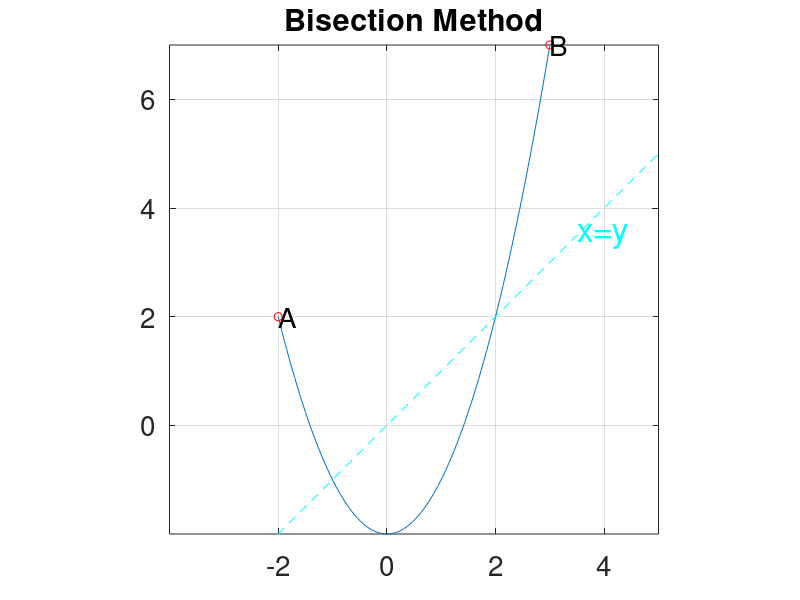

The MATLAB source for this figure: (Note: this script raises an error after producing the figure.)
  a = -2;
  b = 3;
  TOL = 1e-5; ##0.00001 default tolerance 5 decimal places
  N = 30;     ##N is max iterations
  points = 100;
  ##where a, b are endpoints,
  ##TOL is tolerance


  ##prepare formatting
  format;
  %output_precision(digit)

  #function handle
  f = @(x) (x.^2)-2;

  #x values range from a to b
  x = linspace(a,b,points);
  y = f(x);

  Fa = f(a);
  Fb = f(b);

  ## PLOTTING
  plot(x,y) ##TEST plot
  grid on;
  title('Bisection Method');
  set(gca,'FontSize',20);
  y_min = min(y);
  y_max = max(y);
  % Calculate the range for both x and y
  x_range = b - a;
  y_range = y_max - y_min;
  % Determine the maximum range for the aspect ratio
  max_range = max(x_range, y_range);
  % Calculate the new axis limits
  x_center = (b + a) / 2;
  y_center = (y_max + y_min) / 2;
  x_limit = [x_center - max_range / 2, x_center + max_range / 2];
  y_limit = [y_center - max_range / 2, y_center + max_range / 2];
  % Determine the tick locations at intervals of 2
  x_ticks = floor(x_limit(1)/2)*2 : 2 : ceil(x_limit(2)/2)*2;
  y_ticks = floor(y_limit(1)/2)*2 : 2 : ceil(y_limit(2)/2)*2;
  % Set the aspect ratio to 'equal' and specify axis limits and tick locations
  axis([x_limit, y_limit]);
  axis equal;
  hold on;
  #plot points a and b.
  plot(a, Fa, 'ro');
  plot(b, Fb, 'ro');
  text(a, Fa, "A","fontsize",20);
  text(b, Fb, "B","fontsize",20);

  edge = max(max(abs(x_limit)), max(abs(y_limit)));
  xy = linspace(-edge,edge,5);
  plot(xy, xy, 'c--');
  label_x = xy(4);  % Adjust as needed for label placement
  label_y = xy(4);  % Adjust as needed for label placement
  text(label_x, label_y, 'x=y', 'FontSize', 24, 'Color', 'cyan');

  #initial guess: midpoint
  midpoint = (a + (b - a) / 2);
  px = midpoint;
  py = f(px);

  ## Fixed Point Iteration LOOP
  for i = 1:N
    n_str = num2str(i);
    p = f(midpoint);
    fprintf('%3d\t   A:%f\t   B:%f\t   p:%f\n',i,a,b,midpoint);
    fprintf('eval%d\tf(a):%f\tf(b):%f\tf(p):%f ',i,f(a),f(b),f(midpoint));

    #Store data
    new_row = zeros(1,7);
    new_row(1,1) = i;
    new_row(1,2) = a;
    new_row(1,3) = f(a);
    new_row(1,4) = b;
    new_row(1,5) = f(b);
    new_row(1,6) = px;
    new_row(1,7) = py;
    fixedpoint_result = vertcat(fixedpoint_result, new_row);

    ##STOPPING CONDITION
    rel_error = fn_rel_err(py, px);
    abs_error = fn_abs_err(py, px);

    if (rel_error < TOL)
      output = py;
      fprintf('FIXED POINT REACHED\n');
      plot(midpoint, f(midpoint), 'g*');
      text(midpoint, f(midpoint), ['p' n_str],"fontsize",15);
      return;
    endif
    fprintf('\t abs err: %f\trel err: %f\n', abs_error, rel_error);

    if ((f(a).*f(midpoint))>0) #p replaces a; same sign
      a = midpoint;
      Fa = f(midpoint);
      ##solve for a[i], b[i];
    else
      b = midpoint;
      Fb = f(midpoint);
    endif
    past_midpoint = midpoint;

    ##PLOT the point
    plot(midpoint, f(midpoint), 'm+');
    text(midpoint, f(midpoint), ['p' n_str],"fontsize",15);
  endfor

  #{
  as
  #}
